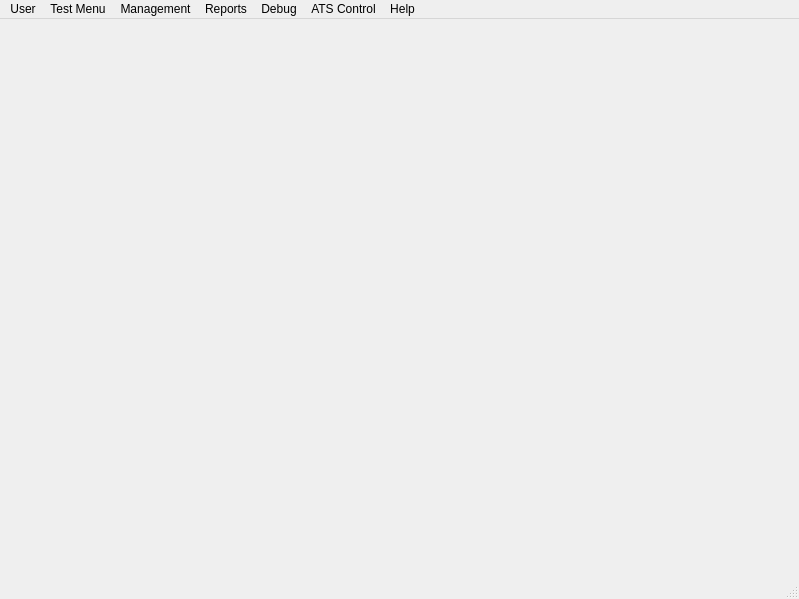
<?xml version="1.0" encoding="UTF-8"?>
<ui version="4.0">
 <class>MainWindow</class>
 <widget class="QMainWindow" name="MainWindow">
  <property name="windowModality">
   <enum>Qt::ApplicationModal</enum>
  </property>
  <property name="geometry">
   <rect>
    <x>0</x>
    <y>0</y>
    <width>799</width>
    <height>599</height>
   </rect>
  </property>
  <property name="sizePolicy">
   <sizepolicy hsizetype="Expanding" vsizetype="Expanding">
    <horstretch>0</horstretch>
    <verstretch>0</verstretch>
   </sizepolicy>
  </property>
  <property name="windowTitle">
   <string>DCT ATS</string>
  </property>
  <property name="windowIcon">
   <iconset>
    <normaloff>images/logo_1.png</normaloff>images/logo_1.png</iconset>
  </property>
  <property name="tabShape">
   <enum>QTabWidget::Triangular</enum>
  </property>
  <widget class="QWidget" name="centralwidget">
   <widget class="QLabel" name="label">
    <property name="geometry">
     <rect>
      <x>570</x>
      <y>290</y>
      <width>271</width>
      <height>81</height>
     </rect>
    </property>
    <property name="text">
     <string/>
    </property>
    <property name="pixmap">
     <pixmap>images/logo.png</pixmap>
    </property>
    <property name="scaledContents">
     <bool>true</bool>
    </property>
   </widget>
  </widget>
  <widget class="QMenuBar" name="menubar">
   <property name="geometry">
    <rect>
     <x>0</x>
     <y>0</y>
     <width>799</width>
     <height>21</height>
    </rect>
   </property>
   <widget class="QMenu" name="menuUser">
    <property name="title">
     <string>User</string>
    </property>
    <addaction name="actionLogout"/>
    <addaction name="actionExit"/>
   </widget>
   <widget class="QMenu" name="menuTest_Menu">
    <property name="title">
     <string>Test Menu</string>
    </property>
    <addaction name="actionPP_Test_Script"/>
    <addaction name="separator"/>
    <addaction name="actionIMPS_Test_Script"/>
    <addaction name="separator"/>
    <addaction name="actionRJIL_Test_Script"/>
    <addaction name="separator"/>
    <addaction name="actionRJIL_M2000_Test_Script"/>
   </widget>
   <widget class="QMenu" name="menuManagement">
    <property name="title">
     <string>Management</string>
    </property>
    <addaction name="actionUser_Management"/>
    <addaction name="separator"/>
    <addaction name="actionHardware_Management"/>
    <addaction name="separator"/>
    <addaction name="actionTest_Configuration"/>
    <addaction name="separator"/>
    <addaction name="actionPP_Custom_Setting"/>
    <addaction name="separator"/>
    <addaction name="actionPP_Add_Customer"/>
   </widget>
   <widget class="QMenu" name="menuReports">
    <property name="title">
     <string>Reports</string>
    </property>
    <addaction name="actionTest_Reports"/>
    <addaction name="separator"/>
    <addaction name="actionLogs"/>
   </widget>
   <widget class="QMenu" name="menuHelp">
    <property name="title">
     <string>Help</string>
    </property>
    <addaction name="actionAbout"/>
   </widget>
   <widget class="QMenu" name="menuDebug">
    <property name="title">
     <string>Debug</string>
    </property>
    <addaction name="actionTest_Order_Preference"/>
    <addaction name="separator"/>
    <addaction name="actionCommunication_Window"/>
   </widget>
   <widget class="QMenu" name="menuATS_Control">
    <property name="title">
     <string>ATS Control</string>
    </property>
    <addaction name="actionPFC_Control"/>
   </widget>
   <addaction name="menuUser"/>
   <addaction name="menuTest_Menu"/>
   <addaction name="menuManagement"/>
   <addaction name="menuReports"/>
   <addaction name="menuDebug"/>
   <addaction name="menuATS_Control"/>
   <addaction name="menuHelp"/>
  </widget>
  <widget class="QStatusBar" name="statusbar"/>
  <action name="actionLogout">
   <property name="text">
    <string>Logout</string>
   </property>
  </action>
  <action name="actionExit">
   <property name="text">
    <string>Exit</string>
   </property>
  </action>
  <action name="actionPP_Test_Script">
   <property name="text">
    <string>PP Test Script</string>
   </property>
  </action>
  <action name="actionIMPS_Test_Script">
   <property name="text">
    <string>IMPS Test Script</string>
   </property>
  </action>
  <action name="actionRJIL_Test_Script">
   <property name="text">
    <string>RJIL Test Script</string>
   </property>
  </action>
  <action name="actionRJIL_M2000_Test_Script">
   <property name="text">
    <string>RJIL M2000 Test Script</string>
   </property>
  </action>
  <action name="actionUser_Management">
   <property name="text">
    <string>User Management</string>
   </property>
  </action>
  <action name="actionHardware_Management">
   <property name="text">
    <string>Hardware Management</string>
   </property>
  </action>
  <action name="actionTest_Configuration">
   <property name="text">
    <string>Test Configuration</string>
   </property>
  </action>
  <action name="actionPP_Custom_Setting">
   <property name="text">
    <string>PP Custom Setting</string>
   </property>
  </action>
  <action name="actionPP_Add_Customer">
   <property name="text">
    <string>PP Add Customer</string>
   </property>
  </action>
  <action name="actionTest_Reports">
   <property name="text">
    <string>Test Reports</string>
   </property>
  </action>
  <action name="actionAbout">
   <property name="text">
    <string>About</string>
   </property>
  </action>
  <action name="actionPFC_Control">
   <property name="text">
    <string>PFC Control</string>
   </property>
  </action>
  <action name="actionCommunication_Window">
   <property name="text">
    <string>Communication Window</string>
   </property>
  </action>
  <action name="actionTest_Order_Preference">
   <property name="text">
    <string>Test Order Preference</string>
   </property>
  </action>
  <action name="actionLogs">
   <property name="text">
    <string>Logs</string>
   </property>
  </action>
 </widget>
 <resources/>
 <connections/>
</ui>
